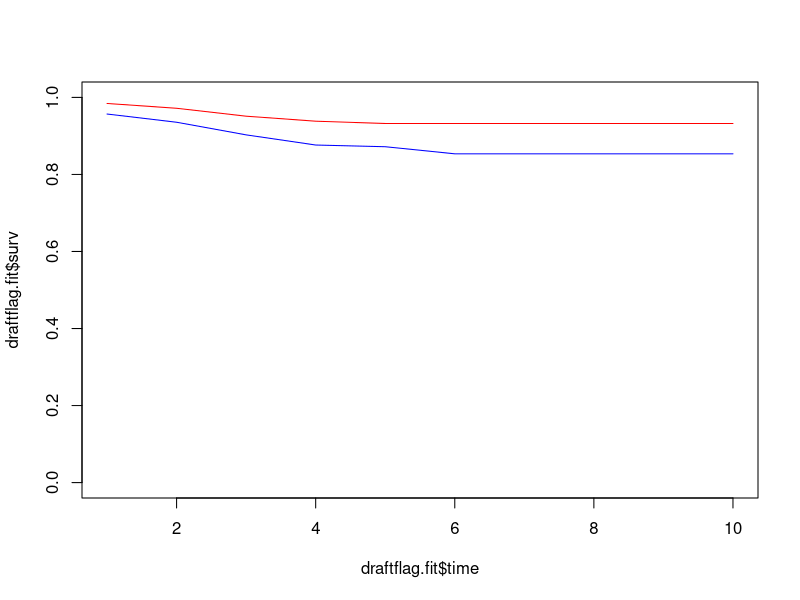
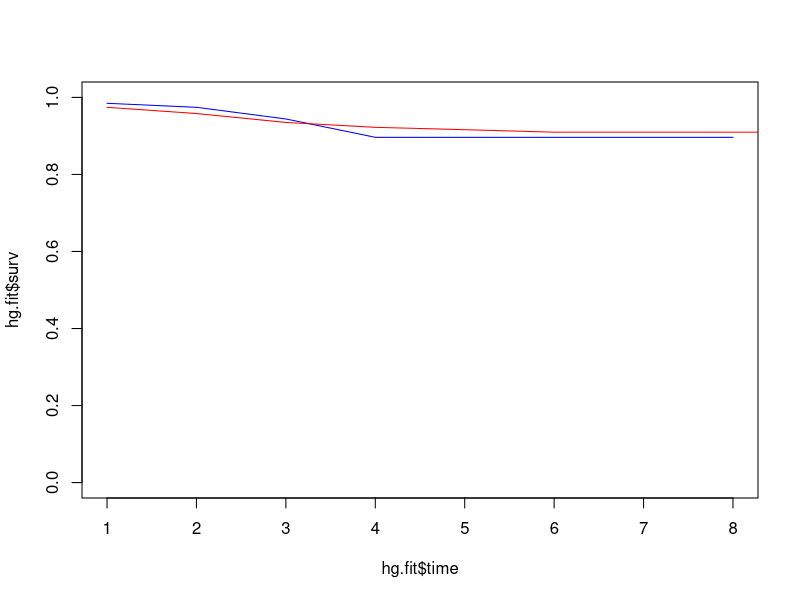
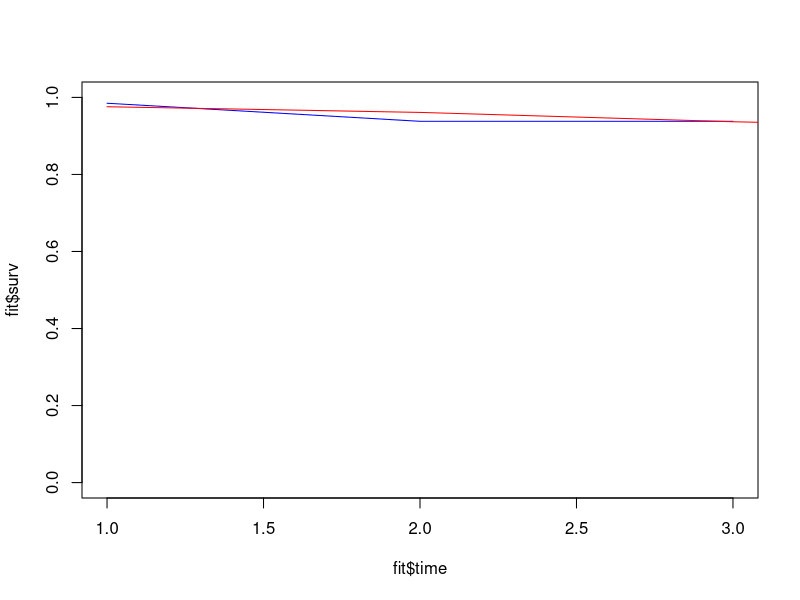
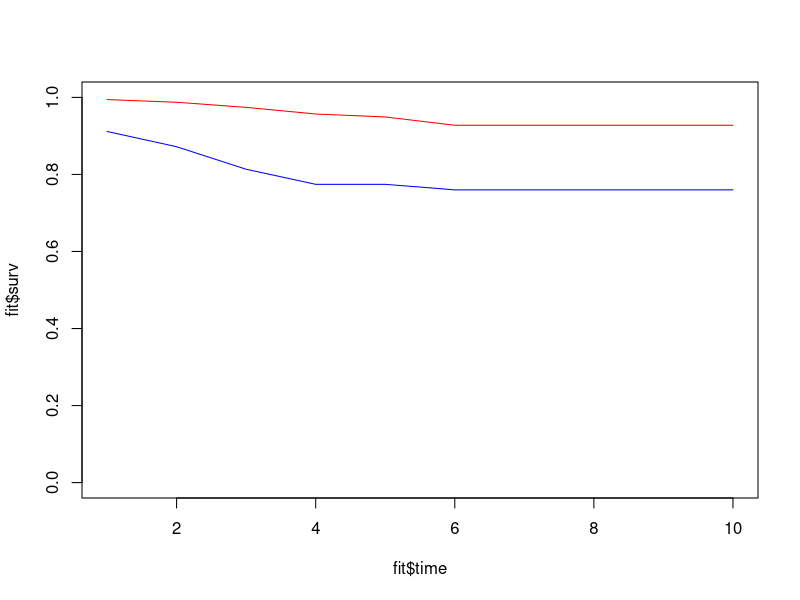
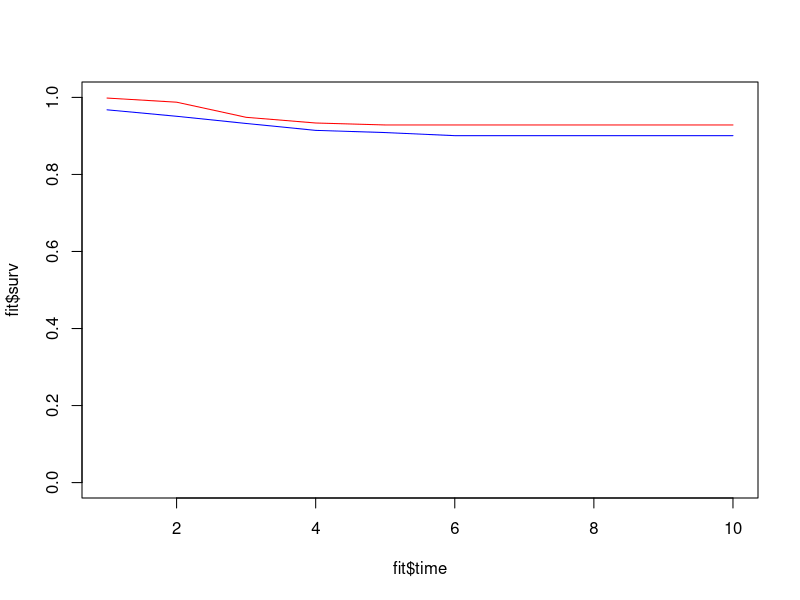

Recreate these plots in R, in order.
library(data.table)
library(survival)

dt <- fread("../person_period.csv")

## diagnostics to check for proportional hazards
## check draft flag
draftflag.fit <- survfit(Surv(duration, event) ~ 1, subset = (draftflag == 1), data=dt)
no.draft.fit <- survfit(Surv(duration, event) ~ 1, subset = (draftflag == 0), data=dt)
plot(draftflag.fit$time, draftflag.fit$surv, type = 'l', ylim=c(0,1), col='blue')
lines(no.draft.fit$time, no.draft.fit$surv, type = 'l', col='red')
## check hgflag
hg.fit <- survfit(Surv(duration, event) ~ 1, subset = (hgflag == 1), data=dt)
no.hg.fit <- survfit(Surv(duration, event) ~ 1, subset = (hgflag == 0), data=dt)
plot(hg.fit$time, hg.fit$surv, type = 'l', ylim=c(0,1), col='blue')
lines(no.hg.fit$time, no.hg.fit$surv, type = 'l', col='red')
## already checked position more or less with KM
## check mls2flag (should make this a function)
fit <- survfit(Surv(duration, event) ~ 1, subset = (mls2flag == 1), data=dt)
no.fit <- survfit(Surv(duration, event) ~ 1, subset = (mls2flag == 0), data=dt)
plot(fit$time, fit$surv, type = 'l', ylim=c(0,1), col='blue')
lines(no.fit$time, no.fit$surv, type = 'l', col='red') ## seems no effect
## check pick value
fit <- survfit(Surv(duration, event) ~ 1, subset = (pick > 0 & pick < 20), data=dt)
no.fit <- survfit(Surv(duration, event) ~ 1, subset = (pick >= 20), data=dt)
plot(fit$time, fit$surv, type = 'l', ylim=c(0,1), col='blue')
lines(no.fit$time, no.fit$surv, type = 'l', col='red')
## check entry age
fit <- survfit(Surv(duration, event) ~ 1, subset = (entry.age >18), data=dt)
no.fit <- survfit(Surv(duration, event) ~ 1, subset = (entry.age <= 18), data=dt)
plot(fit$time, fit$surv, type = 'l', ylim=c(0,1), col='blue')
lines(no.fit$time, no.fit$surv, type = 'l', col='red')
## already saw that first.yr doesn't really make sense, from KM

